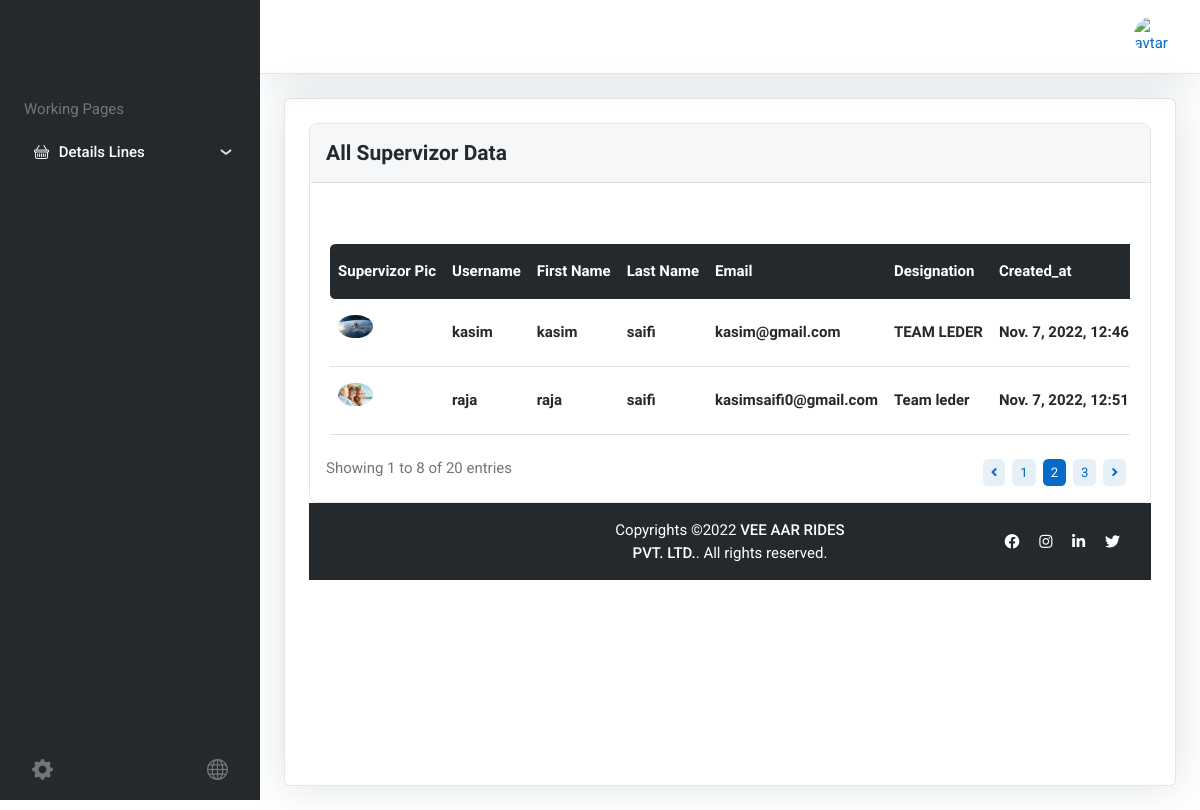
/supervizor-views/, run on the app's committed database.
### reports/models.py (models this page shows, shortened)
class Supervizor(models.Model):
    admin = models.OneToOneField(CustomUser, on_delete=models.CASCADE)
    profile_img = models.ImageField(upload_to = 'Supervizor/Staff_profile_pic')
    designation = models.CharField(max_length=40)
    created_at = models.DateTimeField(auto_now_add=True)
    updated_at = models.DateTimeField(auto_now=True)

class CustomUser(AbstractUser):
    USER = (
        ('1', 'Super-Admin'), # only views
        ('2', 'Manager'),       # add and views
        ('3', 'Supervizor'), # only crud oprations
    )
    user_type = models.CharField(choices=USER, max_length=150)
    profile_pic = models.ImageField(upload_to = 'SuperAdmin/profile_pic' )

### reports/SUPERUSERADMIN_views.py (the view)
# urls.py: path('supervizor-views/' ,  SUPERVIZOR_VIEWS,    name='supervizor-views-all'),
def SUPERVIZOR_VIEWS(request):
    sub=Supervizor.objects.all()
    user=CustomUser.objects.all()
    context = {
        'sub':sub,
        'user':user
    }
    return render(request , 'SUPERUSER/supervizor_views.html' , context)

### templates/SUPERUSER/supervizor_views.html (shortened to what this page needs)
{% extends 'SUPERUSER/superuserincludes/base.html' %}
{% load static %}
{% block content %}
<div class="card bg-transparent border">
    <div class="card-header bg-light border-bottom">
        <h5 class="mb-0">All Supervizor Data</h5>
    </div>
    <div class="card-body pb-0">
        <div class="table-responsive border-0">
            <table class="table table-dark-gray align-middle p-4 mb-0 table-hover">
                <thead>
                    <tr>
                        <th scope="col" class="border-0 rounded-start">Supervizor Pic</th>
                        <th scope="col" class="border-0">Username</th>
                        <th scope="col" class="border-0">First Name</th>
                        <th scope="col" class="border-0">Last Name</th>
                        <th scope="col" class="border-0">Email</th>
                        <th scope="col" class="border-0">Designation</th>
                        <th scope="col" class="border-0">Created_at</th>
                    </tr>
                </thead>
                <tbody>
                    {% for i in sub %}
                    <tr>
                        <td>
                            <div class="d-flex align-items-center position-relative">
                                <div class="avatar avatar-xs mb-2 mb-md-0">
                                    <img src="/media/{{i.profile_img}}" class="rounded-circle" alt="">
                                </div>
                            </div>
                        </td>
                        <td class="text-center text-sm-start">
                            <h6 class="mb-0">{{i.admin.username}}</h6>
                        </td>
                        <td class="text-center text-sm-start">
                            <h6 class="mb-0">{{i.admin.first_name}}</h6>
                        </td>
                        <td class="text-center text-sm-start">
                            <h6 class="mb-0">{{i.admin.last_name}}</h6>
                        </td>
                        <td class="text-center text-sm-start">
                            <h6 class="mb-0">{{i.admin.email}}</h6>
                        </td>
                        <td class="text-center text-sm-start">
                            <h6 class="mb-0">{{i.designation}}</h6>
                        </td>
                        <td class="text-center text-sm-start">
                            <h6 class="mb-0">{{i.created_at}}</h6>
                        </td>
                    </tr>
                    {% endfor %}
                </tbody>
                <br><br>
            </table>
        </div>
    </div>
    <div class="card-footer bg-transparent">
        <div class="d-sm-flex justify-content-sm-between align-items-sm-center">
            <p class="mb-0 text-center text-sm-start">Showing 1 to 8 of 20 entries</p>
            <nav class="d-flex justify-content-center mb-0" aria-label="navigation">
                <ul class="pagination pagination-sm pagination-primary-soft mb-0 pb-0">
                    <li class="page-item mb-0"><a class="page-link" href="#" tabindex="-1"><i class="fas fa-angle-left"></i></a></li>
                    <li class="page-item mb-0"><a class="page-link" href="#">1</a></li>
                    <li class="page-item mb-0 active"><a class="page-link" href="#">2</a></li>
                    <li class="page-item mb-0"><a class="page-link" href="#">3</a></li>
                    <li class="page-item mb-0"><a class="page-link" href="#"><i class="fas fa-angle-right"></i></a></li>
                </ul>
            </nav>
        </div>
    </div>
</div>
{% endblock content %}

### data on the page
Supervizor: profile_img (picture), admin.username "kasim", admin.first_name "kasim", admin.last_name "saifi", admin.email "kasim@gmail.com", designation "TEAM LEDER", created_at "Nov. 7, 2022, 12:46…"
Supervizor: profile_img (picture), admin.username "raja", admin.first_name "raja", admin.last_name "saifi", admin.email "kasimsaifi0@gmail.com", designation "Team leder", created_at "Nov. 7, 2022, 12:51…"
